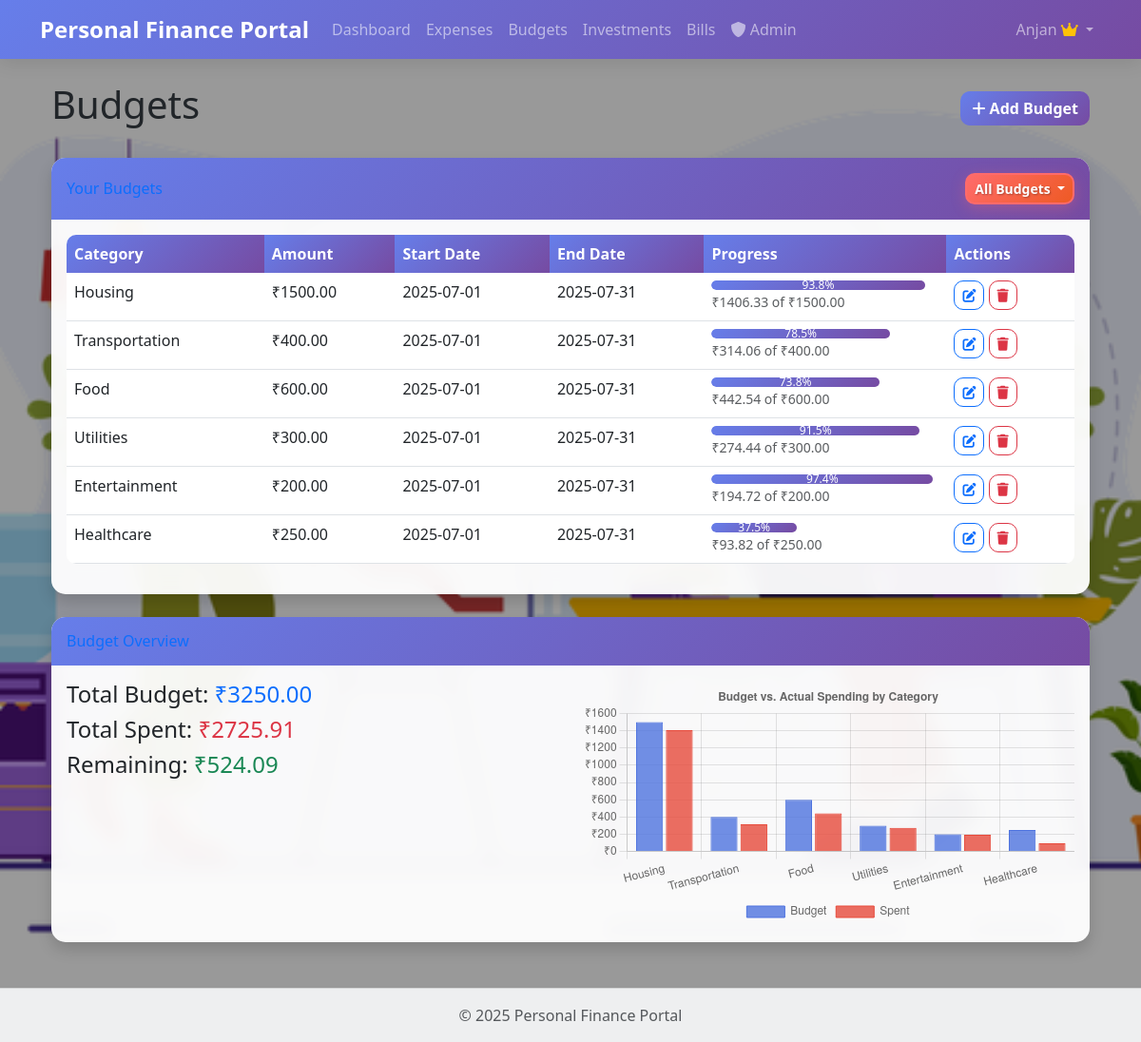
Before: /budgets/ (signed in) with the older database file.
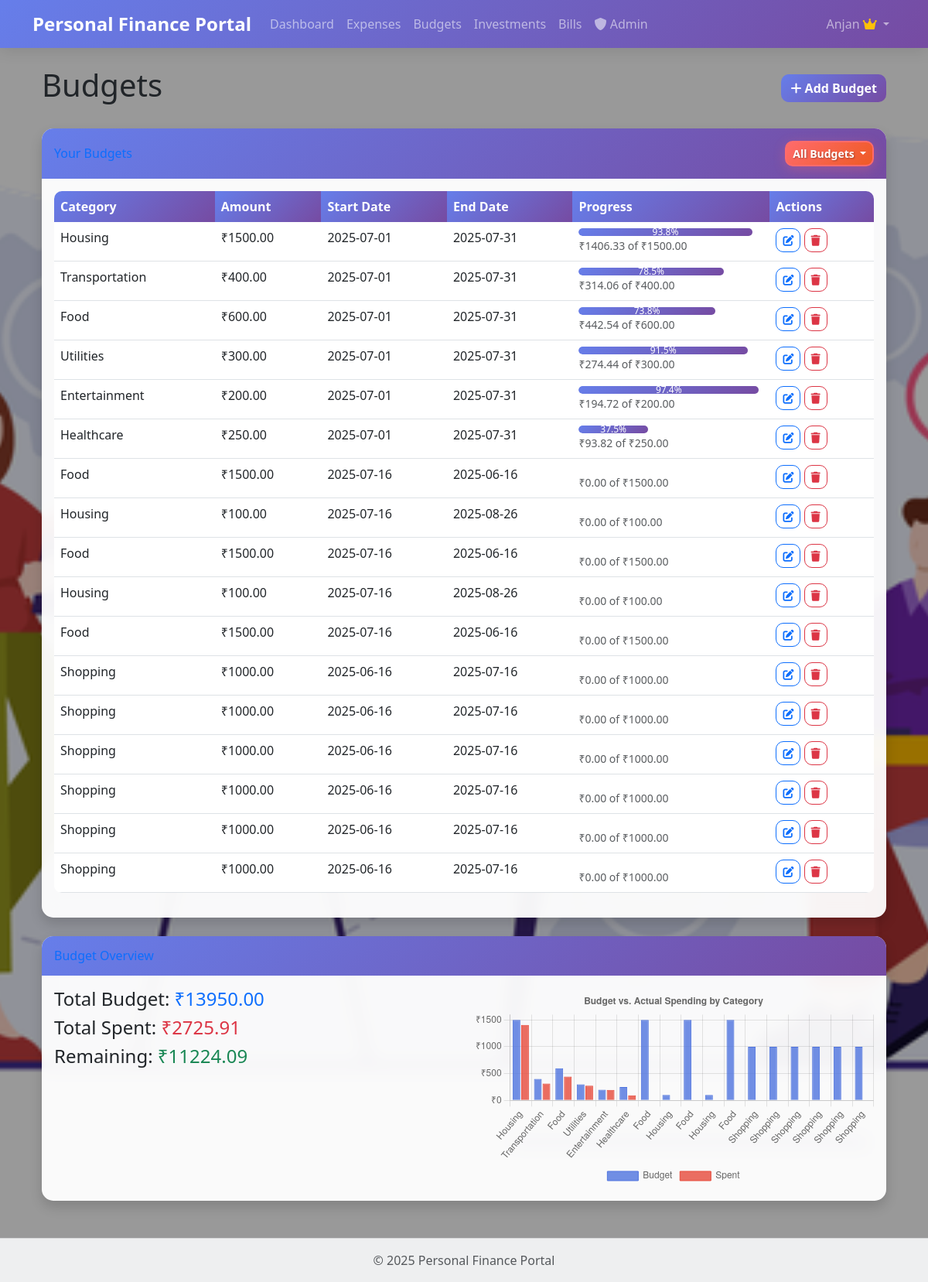
After: the same page with the newer database file.
### app/models/user.py (models this page shows, shortened)
class User(db.Model, UserMixin):
    id = db.Column(db.Integer, primary_key=True)
    username = db.Column(db.String(64), index=True, unique=True)
    email = db.Column(db.String(120), index=True, unique=True)
    password_hash = db.Column(db.String(128))
    created_at = db.Column(db.DateTime, default=datetime.utcnow)
    is_admin = db.Column(db.Boolean, default=False)
    is_active = db.Column(db.Boolean, default=False)  # Users need admin approval
    approved_at = db.Column(db.DateTime, nullable=True)
    approved_by = db.Column(db.Integer, db.ForeignKey('user.id'), nullable=True)
    expenses = db.relationship('Expense', backref='user', lazy='dynamic')
    budgets = db.relationship('Budget', backref='user', lazy='dynamic')
    investments = db.relationship('Investment', backref='user', lazy='dynamic')
    bills = db.relationship('Bill', backref='user', lazy='dynamic')

### app/models/budget.py (models this page shows, shortened)
class Budget(db.Model):
    id = db.Column(db.Integer, primary_key=True)
    user_id = db.Column(db.Integer, db.ForeignKey('user.id'), nullable=False)
    category = db.Column(db.String(50), nullable=False)
    amount = db.Column(db.Float, nullable=False)
    start_date = db.Column(db.DateTime, nullable=False)
    end_date = db.Column(db.DateTime, nullable=False)
    spent_amount = db.Column(db.Float, nullable=False, default=0.0)
    spent_percentage = db.Column(db.Float, nullable=False, default=0.0)

### app/routes/budgets.py (the view)
@budgets_bp.route('/')
@login_required
def index():
    budgets_exist = Budget.query.filter_by(user_id=current_user.id).first() is not None
    if not budgets_exist:
        create_sample_budgets()
    filter_type = request.args.get('filter', 'all')
    query = Budget.query.filter_by(user_id=current_user.id)
    today = datetime.now().date()
    if filter_type == 'active':
        query = query.filter(
            Budget.start_date <= today,
            Budget.end_date >= today
        )
    elif filter_type == 'completed':
        query = query.filter(Budget.end_date < today)
    budgets = query.all()
    total_budget = sum(budget.amount for budget in budgets)
    total_spent = sum(budget.spent_amount for budget in budgets)
    categories = []
    budget_amounts = []
    spent_amounts = []
    for budget in budgets:
        categories.append(budget.category)
        budget_amounts.append(budget.amount)
        spent_amounts.append(budget.spent_amount)
    return render_template('budgets/index.html',
                          title='Budgets',
                          budgets=budgets,
                          total_budget=total_budget,
                          total_spent=total_spent,
                          categories=categories,
                          budget_amounts=budget_amounts,
                          spent_amounts=spent_amounts,
                          active_filter=filter_type)

### app/models/user.py (called while the page is built)
@login_manager.user_loader
def load_user(id):
    return User.query.get(int(id))

### app/utils/date_utils.py (called while the page is built)
def get_current_datetime():
    return datetime.now()

### app/templates/budgets/index.html (shortened to what this page needs)
{% extends "base.html" %}
{% block content %}
<div class="container mt-4">
    <div class="d-flex justify-content-between align-items-center mb-4">
        <h1>Budgets</h1>
        <button type="button" class="btn btn-primary" data-bs-toggle="modal" data-bs-target="#addBudgetModal">
            <i class="fas fa-plus"></i> Add Budget
        </button>
    </div>
    {% if budgets %}
    <div class="card shadow mb-4">
        <div class="card-header py-3 d-flex justify-content-between align-items-center">
            <h6 class="m-0 font-weight-bold text-primary">Your Budgets</h6>
            <div class="dropdown">
                <button class="btn btn-sm btn-outline-secondary dropdown-toggle" type="button" id="filterDropdown"
                    data-bs-toggle="dropdown" aria-expanded="false">
                    {% if active_filter == 'all' %}
                    All Budgets
                    {% elif active_filter == 'active' %}
                    Active Budgets
                    {% elif active_filter == 'completed' %}
                    Completed Budgets
                    {% else %}
                    Filter
                    {% endif %}
                </button>
            </div>
        </div>
        <div class="card-body">
            <div class="table-responsive">
                <table class="table table-hover">
                    <thead>
                        <tr>
                            <th>Category</th>
                            <th>Amount</th>
                            <th>Start Date</th>
                            <th>End Date</th>
                            <th>Progress</th>
                            <th>Actions</th>
                        </tr>
                    </thead>
                    <tbody>
                        {% for budget in budgets %}
                        <tr>
                            <td>{{ budget.category }}</td>
                            <td>₹{{ "%.2f"|format(budget.amount) }}</td>
                            <td>{{ budget.start_date.strftime('%Y-%m-%d') }}</td>
                            <td>{{ budget.end_date.strftime('%Y-%m-%d') }}</td>
                            <td>
                                <div class="progress">
                                    <div class="progress-bar {% if budget.spent_percentage > 100 %}bg-danger{% elif budget.spent_percentage > 75 %}bg-warning{% else %}bg-success{% endif %}"
                                        role="progressbar" style="width: {{ budget.spent_percentage }}%;"
                                        aria-valuenow="{{ budget.spent_percentage }}" aria-valuemin="0"
                                        aria-valuemax="100">
                                        {{ budget.spent_percentage }}%
                                    </div>
                                </div>
                                <small class="text-muted">₹{{ "%.2f"|format(budget.spent_amount) }} of ₹{{
                                    "%.2f"|format(budget.amount) }}</small>
                            </td>
                            <td>
                                <button class="btn btn-sm btn-outline-primary" data-bs-toggle="modal"
                                    data-bs-target="#editBudgetModal{{ budget.id }}">
                                    <i class="fas fa-edit"></i>
                                </button>
                                <button class="btn btn-sm btn-outline-danger" title="Delete Budget"
                                    data-bs-toggle="modal" data-bs-target="#deleteBudgetModal{{ budget.id }}">
                                    <i class="fas fa-trash"></i>
                                </button>
                            </td>
                        </tr>
                        {% endfor %}
                    </tbody>
                </table>
            </div>
        </div>
    </div>
    {% else %}
    <div class="alert alert-info">
        You haven't created any budgets yet. Click the "Add Budget" button to get started.
    </div>
    {% endif %}
    <div class="card shadow mb-4">
        <div class="card-header py-3">
            <h6 class="m-0 font-weight-bold text-primary">Budget Overview</h6>
        </div>
        <div class="card-body">
            <div class="row">
                <div class="col-md-6">
                    <h4>Total Budget: <span class="text-primary">₹{{ "%.2f"|format(total_budget) }}</span></h4>
                    <h4>Total Spent: <span class="text-danger">₹{{ "%.2f"|format(total_spent) }}</span></h4>
                    <h4>Remaining: <span class="text-success">₹{{ "%.2f"|format(total_budget - total_spent) }}</span>
                    </h4>
                </div>
                <div class="col-md-6">
                    <canvas id="budgetChart" width="400" height="200"></canvas>
                </div>
            </div>
        </div>
    </div>
</div>
<script>
    document.addEventListener('DOMContentLoaded', function () {
        var ctx = document.getElementById('budgetChart').getContext('2d');
        var budgetChart = new Chart(ctx, {
            type: 'bar',
            data: {
                labels: {{ categories| tojson }},
        datasets: [
        {
            label: 'Budget',
            data: {{ budget_amounts| tojson }},
        backgroundColor: 'rgba(78, 115, 223, 0.8)',
        borderColor: 'rgba(78, 115, 223, 1)',
        borderWidth: 1
                },
        {
            label: 'Spent',
            data: {{ spent_amounts| tojson }},
        backgroundColor: 'rgba(231, 74, 59, 0.8)',
        borderColor: 'rgba(231, 74, 59, 1)',
        borderWidth: 1
                }
    ]
        },
        options: {
        scales: {
            y: {
                beginAtZero: true,
                ticks: {
                    callback: function (value) {
                        return '₹' + value;
                    }
                }
            }
        },
        plugins: {
            title: {
                display: true,
                text: 'Budget vs. Actual Spending by Category'
            },
            legend: {
                position: 'bottom'
            }
        }
    }
    });
});
</script>
{% endblock %}

### app/templates/base.html (shortened to what this page needs)
<!DOCTYPE html>
<html lang="en">
<head>
    <link href="https://cdn.jsdelivr.net/npm/bootstrap@5.3.0-alpha1/dist/css/bootstrap.min.css" rel="stylesheet">
    <link rel="stylesheet" href="https://cdnjs.cloudflare.com/ajax/libs/font-awesome/6.0.0/css/all.min.css">
    <link rel="stylesheet" href="{{ url_for('static', filename='css/style.css') }}">
</head>
<body
    class="{% if request.endpoint == 'dashboard.index' %}dashboard-page{% elif request.endpoint == 'expenses.index' %}expenses-page{% elif request.endpoint == 'budgets.index' %}budgets-page{% elif request.endpoint == 'investments.index' %}investments-page{% elif request.endpoint == 'bills.index' %}bills-page{% elif 'admin.' in request.endpoint %}admin-page{% endif %}">
    <nav class="navbar navbar-expand-lg navbar-dark bg-primary">
        <div class="container">
            <a class="navbar-brand" href="{{ url_for('dashboard.index') }}">{{ config.APP_NAME }}</a>
            <div class="collapse navbar-collapse" id="navbarNav">
                <ul class="navbar-nav me-auto">
                    {% if current_user.is_authenticated %}
                    <li class="nav-item">
                        <a class="nav-link" href="{{ url_for('dashboard.index') }}">Dashboard</a>
                    </li>
                    <li class="nav-item">
                        <a class="nav-link" href="{{ url_for('expenses.index') }}">Expenses</a>
                    </li>
                    <li class="nav-item">
                        <a class="nav-link" href="{{ url_for('budgets.index') }}">Budgets</a>
                    </li>
                    <li class="nav-item">
                        <a class="nav-link" href="{{ url_for('investments.index') }}">Investments</a>
                    </li>
                    <li class="nav-item">
                        <a class="nav-link" href="{{ url_for('bills.index') }}">Bills</a>
                    </li>
                    {% if current_user.is_admin %}
                    <li class="nav-item">
                        <a class="nav-link" href="{{ url_for('admin.index') }}">
                            <i class="fas fa-shield-alt"></i> Admin
                        </a>
                    </li>
                    {% endif %}
                    {% endif %}
                </ul>
                <ul class="navbar-nav">
                    {% if current_user.is_authenticated %}
                    <li class="nav-item dropdown">
                        <a class="nav-link dropdown-toggle" href="#" id="userDropdown" role="button"
                            data-bs-toggle="dropdown">
                            {{ current_user.username }}
                            {% if current_user.is_admin %}
                            <i class="fas fa-crown text-warning"></i>
                            {% endif %}
                        </a>
                    </li>
                    {% endif %}
                </ul>
            </div>
        </div>
    </nav>
    <main class="container mt-4">
        {% block content %}{% endblock %}
    </main>
    <footer class="footer mt-5 py-3 bg-light">
        <div class="container text-center">
            <span class="text-muted">© {{ now.year }} {{ config.APP_NAME }}</span>
        </div>
    </footer>
</body>
</html>

### app/static/css/style.css (style rules this page uses)
body.budgets-page { background-image: url('../images/strategic-planning-illustration-download-in-svg-png-gif-file-formats--corporate-gathering-professional-conclave-company-.webp'); background-size: cover; background-position: center; background-attachment: fixed; background-repeat: no-repeat; position: relative; }
body.dashboard-page::before, body.expenses-page::before, body.budgets-page::before, body.investments-page::before, body.bills-page::before { content: ''; position: fixed; top: 0; left: 0; width: 100%; height: 100%; background: rgba(0, 0, 0, 0.4); z-index: -1; }
.card { background: rgba(255, 255, 255, 0.95); backdrop-filter: blur(10px); border: none; border-radius: 15px; box-shadow: 0 8px 32px rgba(0, 0, 0, 0.1); transition: transform 0.3s ease, box-shadow 0.3s ease; }
.card-header { background: linear-gradient(135deg, #667eea 0%, #764ba2 100%); color: white; border-radius: 15px 15px 0 0 !important; border: none; }
.navbar { background: linear-gradient(135deg, #667eea 0%, #764ba2 100%) !important; box-shadow: 0 4px 20px rgba(0, 0, 0, 0.1); }
.navbar-brand { font-weight: 700; font-size: 1.5rem; }
.btn { border-radius: 10px; font-weight: 600; transition: all 0.3s ease; }
.btn-primary { background: linear-gradient(135deg, #667eea 0%, #764ba2 100%); border: none; }
.btn-outline-secondary { background: linear-gradient(135deg, #ff6b6b 0%, #ee5a24 100%); border: 2px solid #ff6b6b; color: white; font-weight: 600; text-shadow: 1px 1px 2px rgba(0, 0, 0, 0.3); box-shadow: 0 4px 15px rgba(255, 107, 107, 0.3); }
.table { background: rgba(255, 255, 255, 0.9); border-radius: 10px; overflow: hidden; }
.table thead th { background: linear-gradient(135deg, #667eea 0%, #764ba2 100%); color: white; border: none; font-weight: 600; }
.footer { background: rgba(248, 249, 250, 0.9) !important; backdrop-filter: blur(10px); border-top: 1px solid rgba(0, 0, 0, 0.1); }
.card { animation: fadeInUp 0.6s ease-out; }
.progress { background: rgba(255, 255, 255, 0.3); border-radius: 10px; height: 10px; }
.progress-bar { background: linear-gradient(135deg, #667eea 0%, #764ba2 100%); border-radius: 10px; }

Changed rows visible on the page:
added Budget: category "Food", amount "1500.00", start_date "2025-07-16", end_date "2025-06-16", spent_amount "0.00"
added Budget: category "Housing", amount "100.00", start_date "2025-07-16", end_date "2025-08-26", spent_amount "0.00"
added Budget: category "Food", amount "1500.00", start_date "2025-07-16", end_date "2025-06-16", spent_amount "0.00"
added Budget: category "Housing", amount "100.00", start_date "2025-07-16", end_date "2025-08-26", spent_amount "0.00"
added Budget: category "Food", amount "1500.00", start_date "2025-07-16", end_date "2025-06-16", spent_amount "0.00"
added Budget: category "Shopping", amount "1000.00", start_date "2025-06-16", end_date "2025-07-16", spent_amount "0.00"
added Budget: category "Shopping", amount "1000.00", start_date "2025-06-16", end_date "2025-07-16", spent_amount "0.00"
added Budget: category "Shopping", amount "1000.00", start_date "2025-06-16", end_date "2025-07-16", spent_amount "0.00"
added Budget: category "Shopping", amount "1000.00", start_date "2025-06-16", end_date "2025-07-16", spent_amount "0.00"
added Budget: category "Shopping", amount "1000.00", start_date "2025-06-16", end_date "2025-07-16", spent_amount "0.00"
added Budget: category "Shopping", amount "1000.00", start_date "2025-06-16", end_date "2025-07-16", spent_amount "0.00"
Other visible differences:
{{ "%.2f"|format(total_budget) }}: "3250.00" → "13950.00"
{{ "%.2f"|format(total_budget - total_spent) }}: "524.09" → "11224.09"
chart data {{ categories| tojson }}: ["Housing", "Transportation", "Food", "Utilities", "Entertainment", "Healthcare"] → ["Housing", "Transportation", "Food", "Utilities", "Entertainment", "Healthcare", "Food", "Housing", "Food", "Housing", "Food", "Shopping", "Shopping", "Shopping", "Shopping", "Shopping", "Shopping"]
chart data {{ budget_amounts| tojson }}: [1500.0, 400.0, 600.0, 300.0, 200.0, 250.0] → [1500.0, 400.0, 600.0, 300.0, 200.0, 250.0, 1500.0, 100.0, 1500.0, 100.0, 1500.0, 1000.0, 1000.0, 1000.0, 1000.0, 1000.0, 1000.0]
chart data {{ spent_amounts| tojson }}: [1406.33, 314.06, 442.54, 274.44, 194.72, 93.82] → [1406.33, 314.06, 442.54, 274.44, 194.72, 93.82, 0.0, 0.0, 0.0, 0.0, 0.0, 0.0, 0.0, 0.0, 0.0, 0.0, 0.0]
